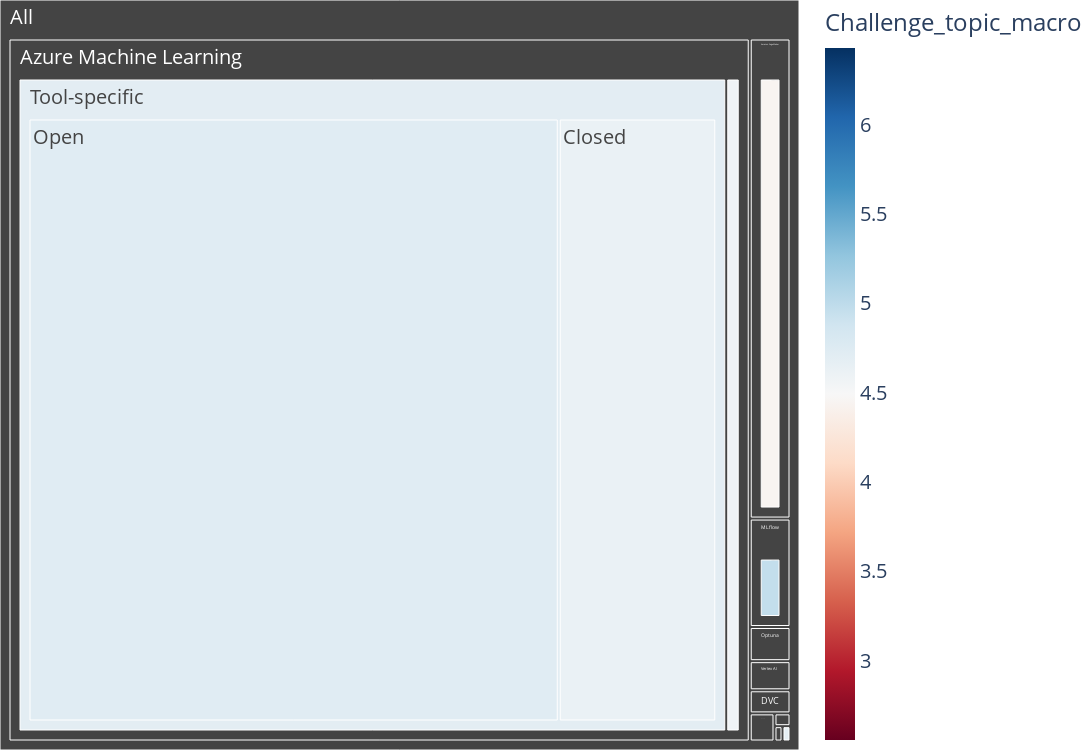
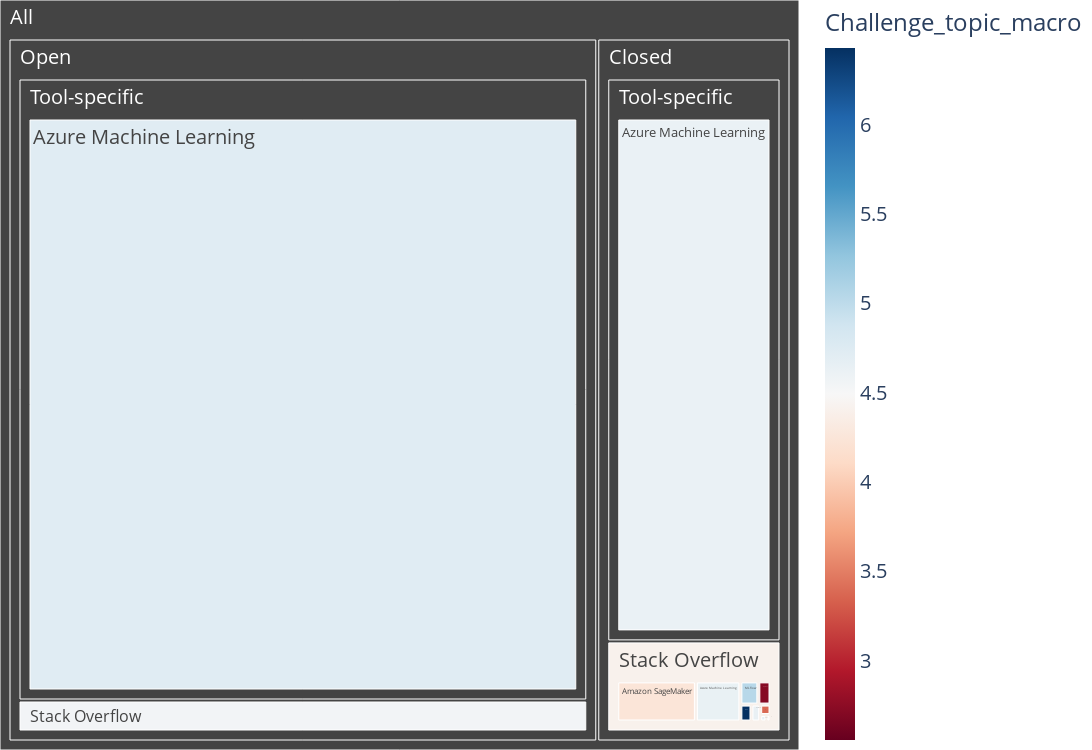
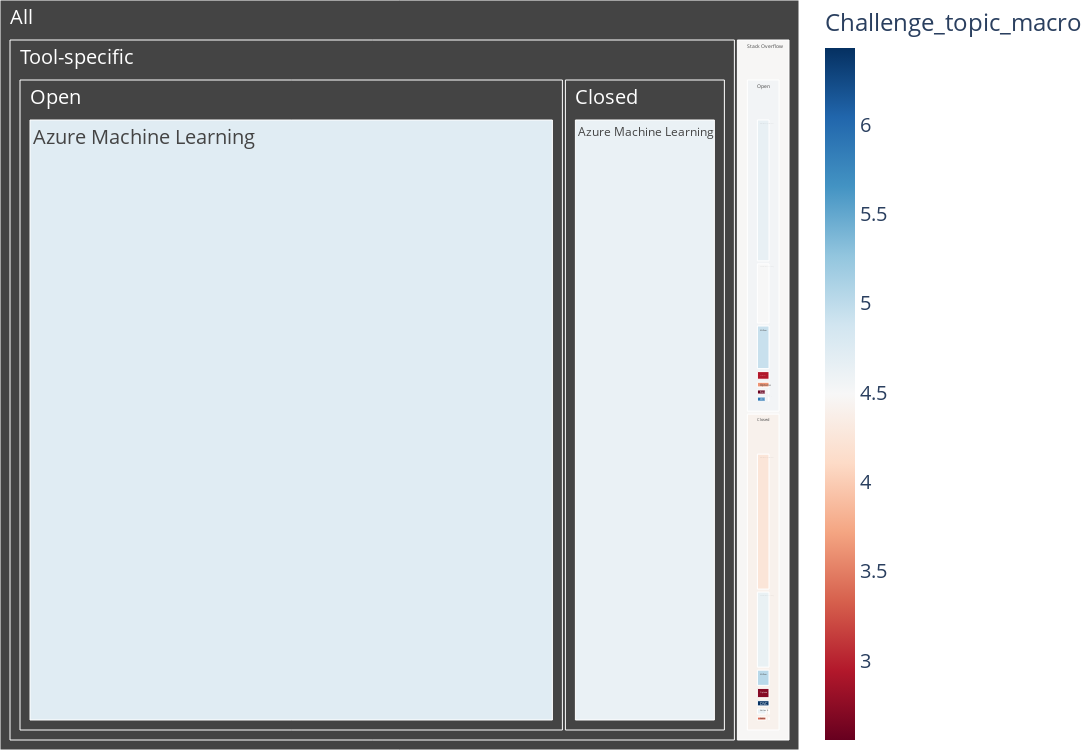

Notebook code cell kept with these figures, in order:
### Code cell
# Create challenge favorite count distribution tree map

df_topics = pd.read_json(os.path.join(path_general, 'metrics.json'))
df_topics['Challenge_topic_macro'] = df_topics['Challenge_topic_macro'].map(
    macro_topic_to_index)
df_topics['Solved'] = df_topics['Challenge_closed_time'].notna().map(
    {True: 'Closed', False: 'Open'})
df_topics['Challenge_favorite_count'] = df_topics['Challenge_favorite_count'].map(
    lambda x: 1e-07 if x == 0 else x)

fig = px.treemap(
    df_topics,
    path=[px.Constant('All'), 'Tool', 'Platform', 'Solved'],
    values='Challenge_favorite_count',
    color='Challenge_topic_macro',
    color_continuous_scale='RdBu',
    color_discrete_sequence=px.colors.qualitative.Pastel,
)
fig = fig.update_layout(
    width=1500,
    height=750,
    font=dict(size=20),
    margin=dict(l=0, r=0, t=0, b=0),
)
fig.show()

fig = px.treemap(
    df_topics,
    path=[px.Constant('All'), 'Solved', 'Platform', 'Tool'],
    values='Challenge_favorite_count',
    color='Challenge_topic_macro',
    color_continuous_scale='RdBu',
    color_discrete_sequence=px.colors.qualitative.Pastel,
)
fig = fig.update_layout(
    width=1500,
    height=750,
    font=dict(size=20),
    margin=dict(l=0, r=0, t=0, b=0),
)
fig.show()

fig = px.treemap(
    df_topics,
    path=[px.Constant('All'), 'Platform', 'Solved', 'Tool'],
    values='Challenge_favorite_count',
    color='Challenge_topic_macro',
    color_continuous_scale='RdBu',
    color_discrete_sequence=px.colors.qualitative.Pastel,
)
fig = fig.update_layout(
    width=1500,
    height=750,
    font=dict(size=20),
    margin=dict(l=0, r=0, t=0, b=0),
)
fig.write_image(os.path.join(
    path_challenge_prevalence, 'Challenge_favorite_distribution.png'))
fig.show()

### Figure 1 — Plotly figure (JSON) as saved in the notebook; plotly's stock layout.template omitted (floating-point values rounded to 4 significant figures)
{"data": [{"branchvalues": "total", "customdata": [[null], [null], [null], [null], [null], [null], [null], [null], [null], [null], [null], [null], [4.243], [4.632], [4.55], [4.5], [6.429], [3.375], [5.032], [4], [2.714], [4.667], [4.636], [3.318], [null], [4.624], [null], [null], [null], [null], [null], [null], [null], [null], [null], [null], [null], [null], [4.642], [4.495], [4.65], [4.667], [5.889], [2.556], [4.935], [5.0], [3.615], [3.667], [2.944], [4.333], [null], [4.723], [null], [null], [null], [null], [null], [null], [null], [null], [null], [null], [null], [null], [null], [null], [null], [null], [null], [null], [null], [null], [4.446], [4.571], [4.6], [4.6], [6.217], [2.941], [4.963], [4.625], [3.059], [4.667], [3.586], [4.333], [null], [4.7], [null], [null], [null], [null], [null], [null], [null], [null], [null], [null], [null], [null], [null], [null], [null], [null], [null], [null], [null], [null], [4.667], [null], [null], [null], [null]], "domain": {"x": [0, 1], "y": [0, 1]}, "hovertemplate": "labels=%{label}<br>Challenge_favorite_count=%{value}<br>parent=%{parent}<br>id=%{id}<br>Challenge_topic_macro=%{color}<extra></extra>", "ids": ["All/Amazon SageMaker/Github/Closed", "All/Azure Machine Learning/Github/Closed", "All/ClearML/Github/Closed", "All/Comet/Github/Closed", "All/DVC/Github/Closed", "All/Kedro/Github/Closed", "All/MLflow/Github/Closed", "All/Neptune/Github/Closed", "All/Optuna/Github/Closed", "All/SigOpt/Github/Closed", "All/Vertex AI/Github/Closed", "All/Weights & Biases/Github/Closed", "All/Amazon SageMaker/Stack Overflow/Closed", "All/Azure Machine Learning/Stack Overflow/Closed", "All/ClearML/Stack Overflow/Closed", "All/Comet/Stack Overflow/Closed", "All/DVC/Stack Overflow/Closed", "All/Kedro/Stack Overflow/Closed", "All/MLflow/Stack Overflow/Closed", "All/Neptune/Stack Overflow/Closed", "All/Optuna/Stack Overflow/Closed", "All/Sacred/Stack Overflow/Closed", "All/Vertex AI/Stack Overflow/Closed", "All/Weights & Biases/Stack Overflow/Closed", "All/Amazon SageMaker/Tool-specific/Closed", "All/Azure Machine Learning/Tool-specific/Closed", "All/Vertex AI/Tool-specific/Closed", "All/Weights & Biases/Tool-specific/Closed", "All/Amazon SageMaker/Github/Open", "All/Azure Machine Learning/Github/Open", "All/ClearML/Github/Open", "All/Comet/Github/Open", "All/DVC/Github/Open", "All/Kedro/Github/Open", "All/MLflow/Github/Open", "All/Neptune/Github/Open", "All/SigOpt/Github/Open", "All/Weights & Biases/Github/Open", "All/Amazon SageMaker/Stack Overflow/Open", "All/Azure Machine Learning/Stack Overflow/Open", "All/ClearML/Stack Overflow/Open", "All/Comet/Stack Overflow/Open", "All/DVC/Stack Overflow/Open", "All/Kedro/Stack Overflow/Open", "All/MLflow/Stack Overflow/Open", "All/Neptune/Stack Overflow/Open", "All/Optuna/Stack Overflow/Open", "All/Sacred/Stack Overflow/Open", "All/Vertex AI/Stack Overflow/Open", "All/Weights & Biases/Stack Overflow/Open", "All/Amazon SageMaker/Tool-specific/Open", "All/Azure Machine Learning/Tool-specific/Open", "All/DVC/Tool-specific/Open", "All/Domino/Tool-specific/Open", "All/Guild AI/Tool-specific/Open", "All/MLflow/Tool-specific/Open", "All/Polyaxon/Tool-specific/Open", "All/SigOpt/Tool-specific/Open", "All/Vertex AI/Tool-specific/Open", "All/Weights & Biases/Tool-specific/Open", "All/Amazon SageMaker/Github", "All/Azure Machine Learning/Github", "All/ClearML/Github", "All/Comet/Github", "All/DVC/Github", "All/Kedro/Github", "All/MLflow/Github", "All/Neptune/Github", "All/Optuna/Github", "All/SigOpt/Github", "All/Vertex AI/Github", "All/Weights & Biases/Github", "All/Amazon SageMaker/Stack Overflow", "All/Azure Machine Learning/Stack Overflow", "All/ClearML/Stack Overflow", "All/Comet/Stack Overflow", "All/DVC/Stack Overflow", "All/Kedro/Stack Overflow", "All/MLflow/Stack Overflow", "All/Neptune/Stack Overflow", "All/Optuna/Stack Overflow", "All/Sacred/Stack Overflow", "All/Vertex AI/Stack Overflow", "All/Weights & Biases/Stack Overflow", "All/Amazon SageMaker/Tool-specific", "All/Azure Machine Learning/Tool-specific", "All/DVC/Tool-specific", "All/Domino/Tool-specific", "All/Guild AI/Tool-specific", "All/MLflow/Tool-specific", "All/Polyaxon/Tool-specific", "All/SigOpt/Tool-specific", "All/Vertex AI/Tool-specific", "All/Weights & Biases/Tool-specific", "All/Amazon SageMaker", "All/Azure Machine Learning", "All/ClearML", "All/Comet", "All/DVC", "All/Domino", "All/Guild AI", "All/Kedro", "All/MLflow", "All/Neptune", "All/Optuna", "All/Polyaxon", "All/Sacred", "All/SigOpt", "All/Vertex AI", "All/Weights & Biases", "All"], "labels": ["Closed", "Closed", "Closed", "Closed", "Closed", "Closed", "Closed", "Closed", "Closed", "Closed", "Closed", "Closed", "Closed", "Closed", "Closed", "Closed", "Closed", "Closed", "Closed", "Closed", "Closed", "Closed", "Closed", "Closed", "Closed", "Closed", "Closed", "Closed", "Open", "Open", "Open", "Open", "Open", "Open", "Open", "Open", "Open", "Open", "Open", "Open", "Open", "Open", "Open", "Open", "Open", "Open", "Open", "Open", "Open", "Open", "Open", "Open", "Open", "Open", "Open", "Open", "Open", "Open", "Open", "Open", "Github", "Github", "Github", "Github", "Github", "Github", "Github", "Github", "Github", "Github", "Github", "Github", "Stack Overflow", "Stack Overflow", "Stack Overflow", "Stack Overflow", "Stack Overflow", "Stack Overflow", "Stack Overflow", "Stack Overflow", "Stack Overflow", "Stack Overflow", "Stack Overflow", "Stack Overflow", "Tool-specific", "Tool-specific", "Tool-specific", "Tool-specific", "Tool-specific", "Tool-specific", "Tool-specific", "Tool-specific", "Tool-specific", "Tool-specific", "Amazon SageMaker", "Azure Machine Learning", "ClearML", "Comet", "DVC", "Domino", "Guild AI", "Kedro", "MLflow", "Neptune", "Optuna", "Polyaxon", "Sacred", "SigOpt", "Vertex AI", "Weights & Biases", "All"], "marker": {"coloraxis": "coloraxis", "colors": [null, null, null, null, null, null, null, null, null, null, null, null, 4.243, 4.632, 4.55, 4.5, 6.429, 3.375, 5.032, 4, 2.714, 4.667, 4.636, 3.318, null, 4.624, null, null, null, null, null, null, null, null, null, null, null, null, 4.642, 4.495, 4.65, 4.667, 5.889, 2.556, 4.935, 5.0, 3.615, 3.667, 2.944, 4.333, null, 4.723, null, null, null, null, null, null, null, null, null, null, null, null, null, null, null, null, null, null, null, null, 4.446, 4.571, 4.6, 4.6, 6.217, 2.941, 4.963, 4.625, 3.059, 4.667, 3.586, 4.333, null, 4.7, null, null, null, null, null, null, null, null, null, null, null, null, null, null, null, null, null, null, null, null, 4.667, null, null, null, null]}, "name": "", "parents": ["All/Amazon SageMaker/Github", "All/Azure Machine Learning/Github", "All/ClearML/Github", "All/Comet/Github", "All/DVC/Github", "All/Kedro/Github", "All/MLflow/Github", "All/Neptune/Github", "All/Optuna/Github", "All/SigOpt/Github", "All/Vertex AI/Github", "All/Weights & Biases/Github", "All/Amazon SageMaker/Stack Overflow", "All/Azure Machine Learning/Stack Overflow", "All/ClearML/Stack Overflow", "All/Comet/Stack Overflow", "All/DVC/Stack Overflow", "All/Kedro/Stack Overflow", "All/MLflow/Stack Overflow", "All/Neptune/Stack Overflow", "All/Optuna/Stack Overflow", "All/Sacred/Stack Overflow", "All/Vertex AI/Stack Overflow", "All/Weights & Biases/Stack Overflow", "All/Amazon SageMaker/Tool-specific", "All/Azure Machine Learning/Tool-specific", "All/Vertex AI/Tool-specific", "All/Weights & Biases/Tool-specific", "All/Amazon SageMaker/Github", "All/Azure Machine Learning/Github", "All/ClearML/Github", "All/Comet/Github", "All/DVC/Github", "All/Kedro/Github", "All/MLflow/Github", "All/Neptune/Github", "All/SigOpt/Github", "All/Weights & Biases/Github", "All/Amazon SageMaker/Stack Overflow", "All/Azure Machine Learning/Stack Overflow", "All/ClearML/Stack Overflow", "All/Comet/Stack Overflow", "All/DVC/Stack Overflow", "All/Kedro/Stack Overflow", "All/MLflow/Stack Overflow", "All/Neptune/Stack Overflow", "All/Optuna/Stack Overflow", "All/Sacred/Stack Overflow", "All/Vertex AI/Stack Overflow", "All/Weights & Biases/Stack Overflow", "All/Amazon SageMaker/Tool-specific", "All/Azure Machine Learning/Tool-specific", "All/DVC/Tool-specific", "All/Domino/Tool-specific", "All/Guild AI/Tool-specific", "All/MLflow/Tool-specific", "All/Polyaxon/Tool-specific", "All/SigOpt/Tool-specific", "All/Vertex AI/Tool-specific", "All/Weights & Biases/Tool-specific", "All/Amazon SageMaker", "All/Azure Machine Learning", "All/ClearML", "All/Comet", "All/DVC", "All/Kedro", "All/MLflow", "All/Neptune", "All/Optuna", "All/SigOpt", "All/Vertex AI", "All/Weights & Biases", "All/Amazon SageMaker", "All/Azure Machine Learning", "All/ClearML", "All/Comet", "All/DVC", "All/Kedro", "All/MLflow", "All/Neptune", "All/Optuna", "All/Sacred", "All/Vertex AI", "All/Weights & Biases", "All/Amazon SageMaker", "All/Azure Machine Learning", "All/DVC", "All/Domino", "All/Guild AI", "All/MLflow", "All/Polyaxon", "All/SigOpt", "All/Vertex AI", "All/Weights & Biases", "All", "All", "All", "All", "All", "All", "All", "All", "All", "All", "All", "All", "All", "All", "All", "All", ""], "type": "treemap", "values": [0, 0, 0, 0, 0, 0, 0, 0, 0, 0, 0, 0, 235.0, 133.0, 2e-06, 2.0, 14.0, 8.0, 31.0, 3e-07, 21.0, 3.0, 11.0, 2.2e-06, 0, 2861, 0, 0, 0, 0, 0, 0, 0, 0, 0, 0, 0, 0, 243.0, 105.0, 2e-06, 3.0, 9.0, 9.0, 77.0, 5e-07, 13.0, 3e-07, 18.0, 3.0, 0, 9633.0, 0, 0, 0, 0, 0, 0, 0, 0, 0, 0, 0, 0, 0, 0, 0, 0, 0, 0, 0, 0, 478.0, 238.0, 4e-06, 5.0, 23.0, 17.0, 108.0, 8e-07, 34.0, 3.0, 29.0, 3.0, 0, 12490.0, 0, 0, 0, 0, 0, 0, 0, 0, 478.0, 12730.0, 4e-06, 5.0, 23.0, 0, 0, 17.0, 108.0, 8e-07, 34.0, 0, 3.0, 0, 29.0, 3.0, 13430.0]}], "layout": {"coloraxis": {"colorbar": {"title": {"text": "Challenge_topic_macro"}}, "colorscale": [[0, "rgb(103,0,31)"], [0.1, "rgb(178,24,43)"], [0.2, "rgb(214,96,77)"], [0.3, "rgb(244,165,130)"], [0.4, "rgb(253,219,199)"], [0.5, "rgb(247,247,247)"], [0.6, "rgb(209,229,240)"], [0.7, "rgb(146,197,222)"], [0.8, "rgb(67,147,195)"], [0.9, "rgb(33,102,172)"], [1, "rgb(5,48,97)"]]}, "font": {"size": 20}, "height": 750, "legend": {"tracegroupgap": 0}, "margin": {"b": 0, "l": 0, "r": 0, "t": 0}, "treemapcolorway": ["rgb(102, 197, 204)", "rgb(246, 207, 113)", "rgb(248, 156, 116)", "rgb(220, 176, 242)", "rgb(135, 197, 95)", "rgb(158, 185, 243)", "rgb(254, 136, 177)", "rgb(201, 219, 116)", "rgb(139, 224, 164)", "rgb(180, 151, 231)", "rgb(179, 179, 179)"], "width": 1500}}

### Figure 2 — Plotly figure (JSON) as saved in the notebook; plotly's stock layout.template omitted (floating-point values rounded to 4 significant figures)
{"data": [{"branchvalues": "total", "customdata": [[null], [null], [4.243], [4.642], [null], [null], [null], [null], [4.632], [4.495], [4.624], [4.723], [null], [null], [4.55], [4.65], [null], [null], [4.5], [4.667], [null], [null], [6.429], [5.889], [null], [null], [null], [null], [null], [3.375], [2.556], [null], [null], [5.032], [4.935], [null], [null], [null], [4], [5.0], [null], [2.714], [3.615], [null], [4.667], [3.667], [null], [null], [null], [null], [4.636], [2.944], [null], [null], [null], [null], [3.318], [4.333], [null], [null], [null], [null], [4.404], [4.548], [null], [null], [null], [null], [null]], "domain": {"x": [0, 1], "y": [0, 1]}, "hovertemplate": "labels=%{label}<br>Challenge_favorite_count=%{value}<br>parent=%{parent}<br>id=%{id}<br>Challenge_topic_macro=%{color}<extra></extra>", "ids": ["All/Closed/Github/Amazon SageMaker", "All/Open/Github/Amazon SageMaker", "All/Closed/Stack Overflow/Amazon SageMaker", "All/Open/Stack Overflow/Amazon SageMaker", "All/Closed/Tool-specific/Amazon SageMaker", "All/Open/Tool-specific/Amazon SageMaker", "All/Closed/Github/Azure Machine Learning", "All/Open/Github/Azure Machine Learning", "All/Closed/Stack Overflow/Azure Machine Learning", "All/Open/Stack Overflow/Azure Machine Learning", "All/Closed/Tool-specific/Azure Machine Learning", "All/Open/Tool-specific/Azure Machine Learning", "All/Closed/Github/ClearML", "All/Open/Github/ClearML", "All/Closed/Stack Overflow/ClearML", "All/Open/Stack Overflow/ClearML", "All/Closed/Github/Comet", "All/Open/Github/Comet", "All/Closed/Stack Overflow/Comet", "All/Open/Stack Overflow/Comet", "All/Closed/Github/DVC", "All/Open/Github/DVC", "All/Closed/Stack Overflow/DVC", "All/Open/Stack Overflow/DVC", "All/Open/Tool-specific/DVC", "All/Open/Tool-specific/Domino", "All/Open/Tool-specific/Guild AI", "All/Closed/Github/Kedro", "All/Open/Github/Kedro", "All/Closed/Stack Overflow/Kedro", "All/Open/Stack Overflow/Kedro", "All/Closed/Github/MLflow", "All/Open/Github/MLflow", "All/Closed/Stack Overflow/MLflow", "All/Open/Stack Overflow/MLflow", "All/Open/Tool-specific/MLflow", "All/Closed/Github/Neptune", "All/Open/Github/Neptune", "All/Closed/Stack Overflow/Neptune", "All/Open/Stack Overflow/Neptune", "All/Closed/Github/Optuna", "All/Closed/Stack Overflow/Optuna", "All/Open/Stack Overflow/Optuna", "All/Open/Tool-specific/Polyaxon", "All/Closed/Stack Overflow/Sacred", "All/Open/Stack Overflow/Sacred", "All/Closed/Github/SigOpt", "All/Open/Github/SigOpt", "All/Open/Tool-specific/SigOpt", "All/Closed/Github/Vertex AI", "All/Closed/Stack Overflow/Vertex AI", "All/Open/Stack Overflow/Vertex AI", "All/Closed/Tool-specific/Vertex AI", "All/Open/Tool-specific/Vertex AI", "All/Closed/Github/Weights & Biases", "All/Open/Github/Weights & Biases", "All/Closed/Stack Overflow/Weights & Biases", "All/Open/Stack Overflow/Weights & Biases", "All/Closed/Tool-specific/Weights & Biases", "All/Open/Tool-specific/Weights & Biases", "All/Closed/Github", "All/Open/Github", "All/Closed/Stack Overflow", "All/Open/Stack Overflow", "All/Closed/Tool-specific", "All/Open/Tool-specific", "All/Closed", "All/Open", "All"], "labels": ["Amazon SageMaker", "Amazon SageMaker", "Amazon SageMaker", "Amazon SageMaker", "Amazon SageMaker", "Amazon SageMaker", "Azure Machine Learning", "Azure Machine Learning", "Azure Machine Learning", "Azure Machine Learning", "Azure Machine Learning", "Azure Machine Learning", "ClearML", "ClearML", "ClearML", "ClearML", "Comet", "Comet", "Comet", "Comet", "DVC", "DVC", "DVC", "DVC", "DVC", "Domino", "Guild AI", "Kedro", "Kedro", "Kedro", "Kedro", "MLflow", "MLflow", "MLflow", "MLflow", "MLflow", "Neptune", "Neptune", "Neptune", "Neptune", "Optuna", "Optuna", "Optuna", "Polyaxon", "Sacred", "Sacred", "SigOpt", "SigOpt", "SigOpt", "Vertex AI", "Vertex AI", "Vertex AI", "Vertex AI", "Vertex AI", "Weights & Biases", "Weights & Biases", "Weights & Biases", "Weights & Biases", "Weights & Biases", "Weights & Biases", "Github", "Github", "Stack Overflow", "Stack Overflow", "Tool-specific", "Tool-specific", "Closed", "Open", "All"], "marker": {"coloraxis": "coloraxis", "colors": [null, null, 4.243, 4.642, null, null, null, null, 4.632, 4.495, 4.624, 4.723, null, null, 4.55, 4.65, null, null, 4.5, 4.667, null, null, 6.429, 5.889, null, null, null, null, null, 3.375, 2.556, null, null, 5.032, 4.935, null, null, null, 4, 5.0, null, 2.714, 3.615, null, 4.667, 3.667, null, null, null, null, 4.636, 2.944, null, null, null, null, 3.318, 4.333, null, null, null, null, 4.404, 4.548, null, null, null, null, null]}, "name": "", "parents": ["All/Closed/Github", "All/Open/Github", "All/Closed/Stack Overflow", "All/Open/Stack Overflow", "All/Closed/Tool-specific", "All/Open/Tool-specific", "All/Closed/Github", "All/Open/Github", "All/Closed/Stack Overflow", "All/Open/Stack Overflow", "All/Closed/Tool-specific", "All/Open/Tool-specific", "All/Closed/Github", "All/Open/Github", "All/Closed/Stack Overflow", "All/Open/Stack Overflow", "All/Closed/Github", "All/Open/Github", "All/Closed/Stack Overflow", "All/Open/Stack Overflow", "All/Closed/Github", "All/Open/Github", "All/Closed/Stack Overflow", "All/Open/Stack Overflow", "All/Open/Tool-specific", "All/Open/Tool-specific", "All/Open/Tool-specific", "All/Closed/Github", "All/Open/Github", "All/Closed/Stack Overflow", "All/Open/Stack Overflow", "All/Closed/Github", "All/Open/Github", "All/Closed/Stack Overflow", "All/Open/Stack Overflow", "All/Open/Tool-specific", "All/Closed/Github", "All/Open/Github", "All/Closed/Stack Overflow", "All/Open/Stack Overflow", "All/Closed/Github", "All/Closed/Stack Overflow", "All/Open/Stack Overflow", "All/Open/Tool-specific", "All/Closed/Stack Overflow", "All/Open/Stack Overflow", "All/Closed/Github", "All/Open/Github", "All/Open/Tool-specific", "All/Closed/Github", "All/Closed/Stack Overflow", "All/Open/Stack Overflow", "All/Closed/Tool-specific", "All/Open/Tool-specific", "All/Closed/Github", "All/Open/Github", "All/Closed/Stack Overflow", "All/Open/Stack Overflow", "All/Closed/Tool-specific", "All/Open/Tool-specific", "All/Closed", "All/Open", "All/Closed", "All/Open", "All/Closed", "All/Open", "All", "All", ""], "type": "treemap", "values": [0, 0, 235.0, 243.0, 0, 0, 0, 0, 133.0, 105.0, 2861, 9633.0, 0, 0, 2e-06, 2e-06, 0, 0, 2.0, 3.0, 0, 0, 14.0, 9.0, 0, 0, 0, 0, 0, 8.0, 9.0, 0, 0, 31.0, 77.0, 0, 0, 0, 3e-07, 5e-07, 0, 21.0, 13.0, 0, 3.0, 3e-07, 0, 0, 0, 0, 11.0, 18.0, 0, 0, 0, 0, 2.2e-06, 3.0, 0, 0, 0, 0, 458.0, 480.0, 2861, 9633.0, 3319.0, 10110.0, 13430.0]}], "layout": {"coloraxis": {"colorbar": {"title": {"text": "Challenge_topic_macro"}}, "colorscale": [[0, "rgb(103,0,31)"], [0.1, "rgb(178,24,43)"], [0.2, "rgb(214,96,77)"], [0.3, "rgb(244,165,130)"], [0.4, "rgb(253,219,199)"], [0.5, "rgb(247,247,247)"], [0.6, "rgb(209,229,240)"], [0.7, "rgb(146,197,222)"], [0.8, "rgb(67,147,195)"], [0.9, "rgb(33,102,172)"], [1, "rgb(5,48,97)"]]}, "font": {"size": 20}, "height": 750, "legend": {"tracegroupgap": 0}, "margin": {"b": 0, "l": 0, "r": 0, "t": 0}, "treemapcolorway": ["rgb(102, 197, 204)", "rgb(246, 207, 113)", "rgb(248, 156, 116)", "rgb(220, 176, 242)", "rgb(135, 197, 95)", "rgb(158, 185, 243)", "rgb(254, 136, 177)", "rgb(201, 219, 116)", "rgb(139, 224, 164)", "rgb(180, 151, 231)", "rgb(179, 179, 179)"], "width": 1500}}

### Figure 3 — Plotly figure (JSON) as saved in the notebook; plotly's stock layout.template omitted (floating-point values rounded to 4 significant figures)
{"data": [{"branchvalues": "total", "customdata": [[null], [4.243], [null], [null], [4.642], [null], [null], [4.632], [4.624], [null], [4.495], [4.723], [null], [4.55], [null], [4.65], [null], [4.5], [null], [4.667], [null], [6.429], [null], [5.889], [null], [null], [null], [null], [3.375], [null], [2.556], [null], [5.032], [null], [4.935], [null], [null], [4], [null], [5.0], [null], [2.714], [3.615], [null], [4.667], [3.667], [null], [null], [null], [null], [4.636], [null], [2.944], [null], [null], [3.318], [null], [null], [4.333], [null], [null], [4.404], [null], [null], [4.548], [null], [null], [4.478], [null], [null]], "domain": {"x": [0, 1], "y": [0, 1]}, "hovertemplate": "labels=%{label}<br>Challenge_favorite_count=%{value}<br>parent=%{parent}<br>id=%{id}<br>Challenge_topic_macro=%{color}<extra></extra>", "ids": ["All/Github/Closed/Amazon SageMaker", "All/Stack Overflow/Closed/Amazon SageMaker", "All/Tool-specific/Closed/Amazon SageMaker", "All/Github/Open/Amazon SageMaker", "All/Stack Overflow/Open/Amazon SageMaker", "All/Tool-specific/Open/Amazon SageMaker", "All/Github/Closed/Azure Machine Learning", "All/Stack Overflow/Closed/Azure Machine Learning", "All/Tool-specific/Closed/Azure Machine Learning", "All/Github/Open/Azure Machine Learning", "All/Stack Overflow/Open/Azure Machine Learning", "All/Tool-specific/Open/Azure Machine Learning", "All/Github/Closed/ClearML", "All/Stack Overflow/Closed/ClearML", "All/Github/Open/ClearML", "All/Stack Overflow/Open/ClearML", "All/Github/Closed/Comet", "All/Stack Overflow/Closed/Comet", "All/Github/Open/Comet", "All/Stack Overflow/Open/Comet", "All/Github/Closed/DVC", "All/Stack Overflow/Closed/DVC", "All/Github/Open/DVC", "All/Stack Overflow/Open/DVC", "All/Tool-specific/Open/DVC", "All/Tool-specific/Open/Domino", "All/Tool-specific/Open/Guild AI", "All/Github/Closed/Kedro", "All/Stack Overflow/Closed/Kedro", "All/Github/Open/Kedro", "All/Stack Overflow/Open/Kedro", "All/Github/Closed/MLflow", "All/Stack Overflow/Closed/MLflow", "All/Github/Open/MLflow", "All/Stack Overflow/Open/MLflow", "All/Tool-specific/Open/MLflow", "All/Github/Closed/Neptune", "All/Stack Overflow/Closed/Neptune", "All/Github/Open/Neptune", "All/Stack Overflow/Open/Neptune", "All/Github/Closed/Optuna", "All/Stack Overflow/Closed/Optuna", "All/Stack Overflow/Open/Optuna", "All/Tool-specific/Open/Polyaxon", "All/Stack Overflow/Closed/Sacred", "All/Stack Overflow/Open/Sacred", "All/Github/Closed/SigOpt", "All/Github/Open/SigOpt", "All/Tool-specific/Open/SigOpt", "All/Github/Closed/Vertex AI", "All/Stack Overflow/Closed/Vertex AI", "All/Tool-specific/Closed/Vertex AI", "All/Stack Overflow/Open/Vertex AI", "All/Tool-specific/Open/Vertex AI", "All/Github/Closed/Weights & Biases", "All/Stack Overflow/Closed/Weights & Biases", "All/Tool-specific/Closed/Weights & Biases", "All/Github/Open/Weights & Biases", "All/Stack Overflow/Open/Weights & Biases", "All/Tool-specific/Open/Weights & Biases", "All/Github/Closed", "All/Stack Overflow/Closed", "All/Tool-specific/Closed", "All/Github/Open", "All/Stack Overflow/Open", "All/Tool-specific/Open", "All/Github", "All/Stack Overflow", "All/Tool-specific", "All"], "labels": ["Amazon SageMaker", "Amazon SageMaker", "Amazon SageMaker", "Amazon SageMaker", "Amazon SageMaker", "Amazon SageMaker", "Azure Machine Learning", "Azure Machine Learning", "Azure Machine Learning", "Azure Machine Learning", "Azure Machine Learning", "Azure Machine Learning", "ClearML", "ClearML", "ClearML", "ClearML", "Comet", "Comet", "Comet", "Comet", "DVC", "DVC", "DVC", "DVC", "DVC", "Domino", "Guild AI", "Kedro", "Kedro", "Kedro", "Kedro", "MLflow", "MLflow", "MLflow", "MLflow", "MLflow", "Neptune", "Neptune", "Neptune", "Neptune", "Optuna", "Optuna", "Optuna", "Polyaxon", "Sacred", "Sacred", "SigOpt", "SigOpt", "SigOpt", "Vertex AI", "Vertex AI", "Vertex AI", "Vertex AI", "Vertex AI", "Weights & Biases", "Weights & Biases", "Weights & Biases", "Weights & Biases", "Weights & Biases", "Weights & Biases", "Closed", "Closed", "Closed", "Open", "Open", "Open", "Github", "Stack Overflow", "Tool-specific", "All"], "marker": {"coloraxis": "coloraxis", "colors": [null, 4.243, null, null, 4.642, null, null, 4.632, 4.624, null, 4.495, 4.723, null, 4.55, null, 4.65, null, 4.5, null, 4.667, null, 6.429, null, 5.889, null, null, null, null, 3.375, null, 2.556, null, 5.032, null, 4.935, null, null, 4, null, 5.0, null, 2.714, 3.615, null, 4.667, 3.667, null, null, null, null, 4.636, null, 2.944, null, null, 3.318, null, null, 4.333, null, null, 4.404, null, null, 4.548, null, null, 4.478, null, null]}, "name": "", "parents": ["All/Github/Closed", "All/Stack Overflow/Closed", "All/Tool-specific/Closed", "All/Github/Open", "All/Stack Overflow/Open", "All/Tool-specific/Open", "All/Github/Closed", "All/Stack Overflow/Closed", "All/Tool-specific/Closed", "All/Github/Open", "All/Stack Overflow/Open", "All/Tool-specific/Open", "All/Github/Closed", "All/Stack Overflow/Closed", "All/Github/Open", "All/Stack Overflow/Open", "All/Github/Closed", "All/Stack Overflow/Closed", "All/Github/Open", "All/Stack Overflow/Open", "All/Github/Closed", "All/Stack Overflow/Closed", "All/Github/Open", "All/Stack Overflow/Open", "All/Tool-specific/Open", "All/Tool-specific/Open", "All/Tool-specific/Open", "All/Github/Closed", "All/Stack Overflow/Closed", "All/Github/Open", "All/Stack Overflow/Open", "All/Github/Closed", "All/Stack Overflow/Closed", "All/Github/Open", "All/Stack Overflow/Open", "All/Tool-specific/Open", "All/Github/Closed", "All/Stack Overflow/Closed", "All/Github/Open", "All/Stack Overflow/Open", "All/Github/Closed", "All/Stack Overflow/Closed", "All/Stack Overflow/Open", "All/Tool-specific/Open", "All/Stack Overflow/Closed", "All/Stack Overflow/Open", "All/Github/Closed", "All/Github/Open", "All/Tool-specific/Open", "All/Github/Closed", "All/Stack Overflow/Closed", "All/Tool-specific/Closed", "All/Stack Overflow/Open", "All/Tool-specific/Open", "All/Github/Closed", "All/Stack Overflow/Closed", "All/Tool-specific/Closed", "All/Github/Open", "All/Stack Overflow/Open", "All/Tool-specific/Open", "All/Github", "All/Stack Overflow", "All/Tool-specific", "All/Github", "All/Stack Overflow", "All/Tool-specific", "All", "All", "All", ""], "type": "treemap", "values": [0, 235.0, 0, 0, 243.0, 0, 0, 133.0, 2861, 0, 105.0, 9633.0, 0, 2e-06, 0, 2e-06, 0, 2.0, 0, 3.0, 0, 14.0, 0, 9.0, 0, 0, 0, 0, 8.0, 0, 9.0, 0, 31.0, 0, 77.0, 0, 0, 3e-07, 0, 5e-07, 0, 21.0, 13.0, 0, 3.0, 3e-07, 0, 0, 0, 0, 11.0, 0, 18.0, 0, 0, 2.2e-06, 0, 0, 3.0, 0, 0, 458.0, 2861, 0, 480.0, 9633.0, 0, 938.0, 12490.0, 13430.0]}], "layout": {"coloraxis": {"colorbar": {"title": {"text": "Challenge_topic_macro"}}, "colorscale": [[0, "rgb(103,0,31)"], [0.1, "rgb(178,24,43)"], [0.2, "rgb(214,96,77)"], [0.3, "rgb(244,165,130)"], [0.4, "rgb(253,219,199)"], [0.5, "rgb(247,247,247)"], [0.6, "rgb(209,229,240)"], [0.7, "rgb(146,197,222)"], [0.8, "rgb(67,147,195)"], [0.9, "rgb(33,102,172)"], [1, "rgb(5,48,97)"]]}, "font": {"size": 20}, "height": 750, "legend": {"tracegroupgap": 0}, "margin": {"b": 0, "l": 0, "r": 0, "t": 0}, "treemapcolorway": ["rgb(102, 197, 204)", "rgb(246, 207, 113)", "rgb(248, 156, 116)", "rgb(220, 176, 242)", "rgb(135, 197, 95)", "rgb(158, 185, 243)", "rgb(254, 136, 177)", "rgb(201, 219, 116)", "rgb(139, 224, 164)", "rgb(180, 151, 231)", "rgb(179, 179, 179)"], "width": 1500}}
